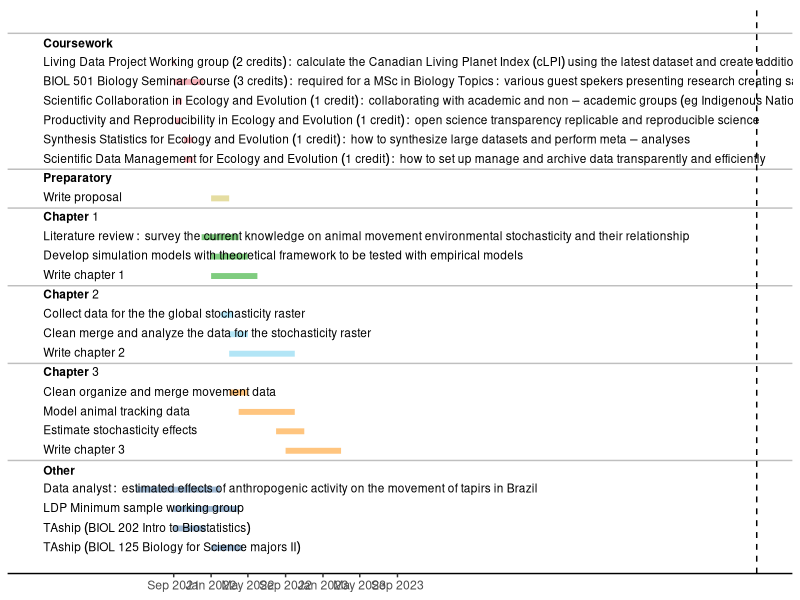

This chart was generated by the following R code:
## ---- chunk 1
library('tibble')    # for fancy data frames
library('dplyr')     # for piping and data wrangling
library('lubridate') # for working with dates
library('stringi')   # for working with character strings
library('ggplot2')   # for plotting the timeline
library('ggrepel')   # for non-overlapping ggplot labels
theme_set(theme_classic() +
            theme(axis.line.y = element_blank(),
                  legend.position = 'none'))

# curstom color-vision deficient palette
pal <- c('#4477AA', '#ff8c00', '#66CCEE', '#009900',
         '#CCBB44', '#EE6677', '#AA3377', '#BBBBBB')

t_breaks <- tibble(dates = date(c('2021-09-01',
                                  '2022-01-01', '2022-05-01', '2022-09-01',
                                  '2023-01-01', '2023-05-01', '2023-09-01')),
                   dec = decimal_date(dates),
                   strings = paste(month.abb[month(dates)], year(dates)))

tasks <- readr::read_csv('timeline.csv', col_types = 'ccDD') %>%
  mutate(header = task == section,
         section = factor(section,
                          levels = c('Other', 'Finalization',
                                     'Chapter 3', 'Chapter 2', 'Chapter 1',
                                     'Preparatory', 'Coursework'))) %>%
  arrange(section, desc(start), desc(end)) %>%
  mutate(dec_start = lubridate::decimal_date(start),
         dec_end = lubridate::decimal_date(end),
         dec_mid = purrr::map2_dbl(dec_start, dec_end, \(x, y) (x + y) / 2),
         task = factor(task, levels = task),
         id = 1:n(),
         completed = end <= Sys.Date(),
         # re-format all special characters to prevent errors
         task = stri_replace_all(task, regex = ' ', replacement = '~'),
         task = stri_replace_all(task, regex = '\'', replacement = "\\'"),
         task = stri_replace_all(task, regex = '~in~', replacement='~\'in\'~'),
         task = stri_replace_all(task, regex = ',', replacement = ''),
         task = stri_replace_all(task, regex ='for~', replacement='\'for\'~'),
         # make headers headers
         task = if_else(header, paste0('bold(', task, ')'), task),
         # split long strings over multiple lines
         spaces = purrr::map(task, \(x) gregexpr('~', x)))

# tasks %>%
#   transmute(Task = task, `Start date` = start, `End date` = end) %>%
#   knitr::kable(caption = 'Estimated timeline for my Master\'s project.')
p <-
  ggplot(tasks, aes(y = id)) +
  geom_hline(aes(yintercept = id + 0.5), filter(tasks, header), alpha = 0.25) +
  geom_vline(xintercept = decimal_date(Sys.Date()), lty = 'dashed') +
  geom_errorbar(aes(xmin = dec_start, xmax = dec_end, color = section),
                width = 0, lwd = 2, alpha = 0.5) +
  #' use `ggrepel::geom_label_repel()` for repelling labels
  geom_text(aes(2020.5, label = task), hjust = 'left', size = 3, parse = TRUE) +
  scale_x_continuous(NULL, breaks = t_breaks$dec, labels = t_breaks$strings) +
  scale_y_continuous(NULL, breaks = NULL) +
  scale_color_manual(NULL, values = pal); p
